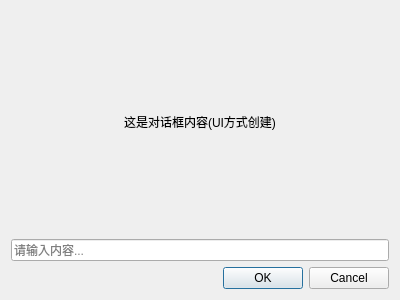
<?xml version="1.0" encoding="UTF-8"?>
<ui version="4.0">
 <class>MyDialog</class>
 <widget class="QDialog" name="MyDialog">
  <property name="geometry">
   <rect>
    <x>0</x>
    <y>0</y>
    <width>400</width>
    <height>300</height>
   </rect>
  </property>
  <property name="windowTitle">
   <string>对话框</string>
  </property>
  <layout class="QVBoxLayout" name="verticalLayout">
   <item>
    <widget class="QLabel" name="label">
     <property name="text">
      <string>这是对话框内容(UI方式创建)</string>
     </property>
     <property name="alignment">
      <set>Qt::AlignCenter</set>
     </property>
    </widget>
   </item>
   <item>
    <widget class="QLineEdit" name="lineEdit">
     <property name="placeholderText">
      <string>请输入内容...</string>
     </property>
    </widget>
   </item>
   <item>
    <widget class="QDialogButtonBox" name="buttonBox">
     <property name="standardButtons">
      <set>QDialogButtonBox::Cancel|QDialogButtonBox::Ok</set>
     </property>
    </widget>
   </item>
  </layout>
 </widget>
 <resources/>
 <connections/>
</ui>
